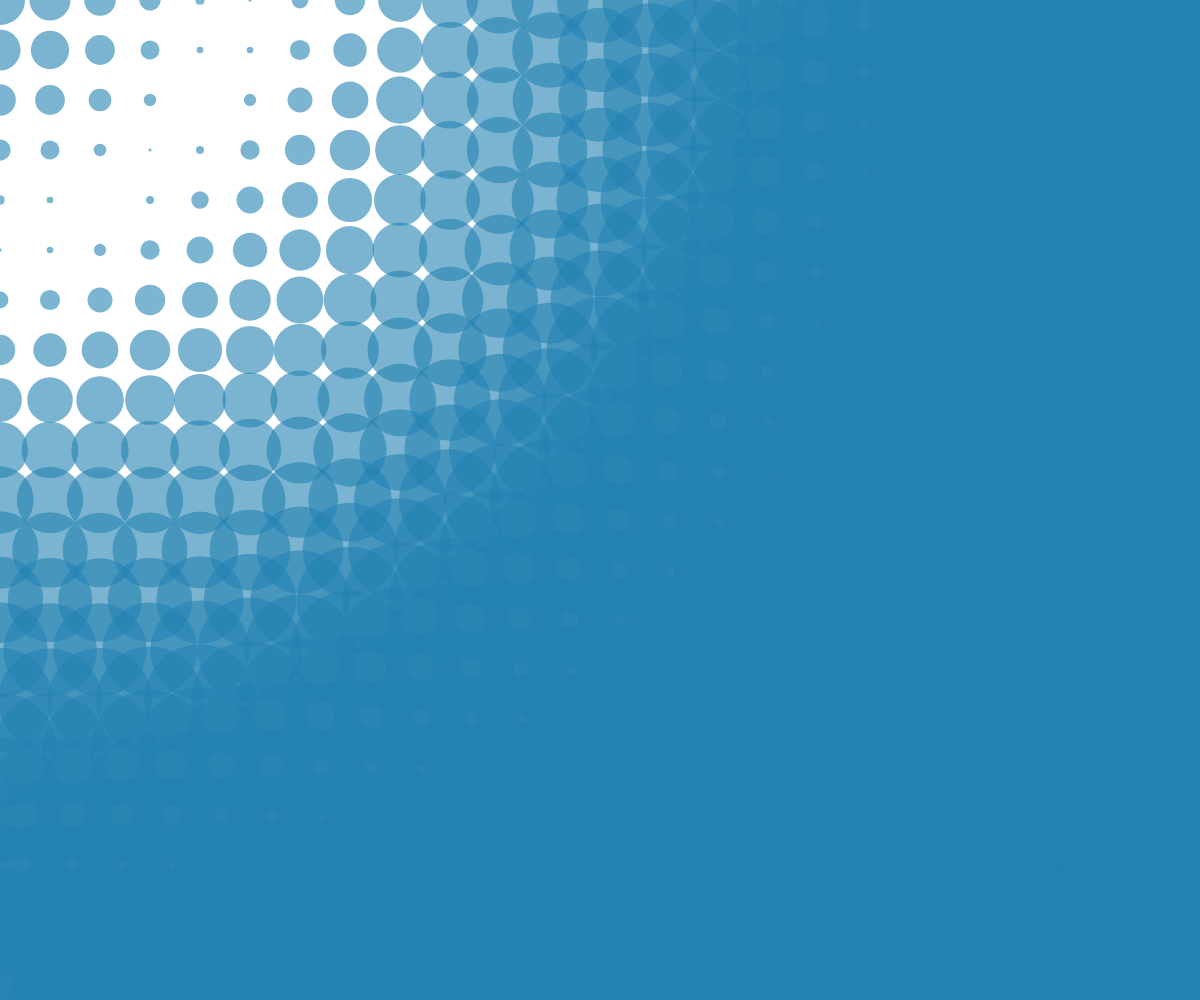
Frame 1 (no input)
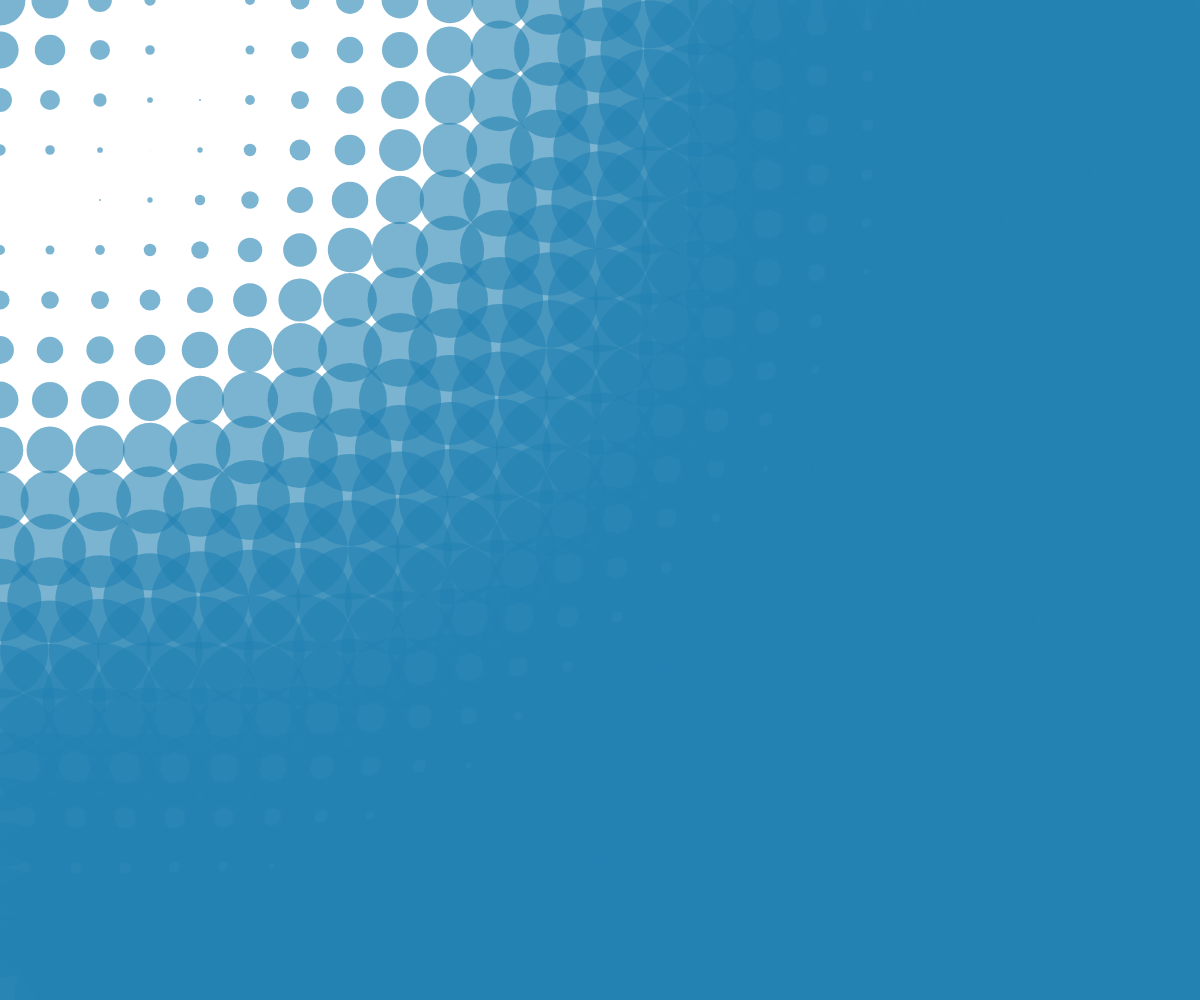
Frame 60 (no input)
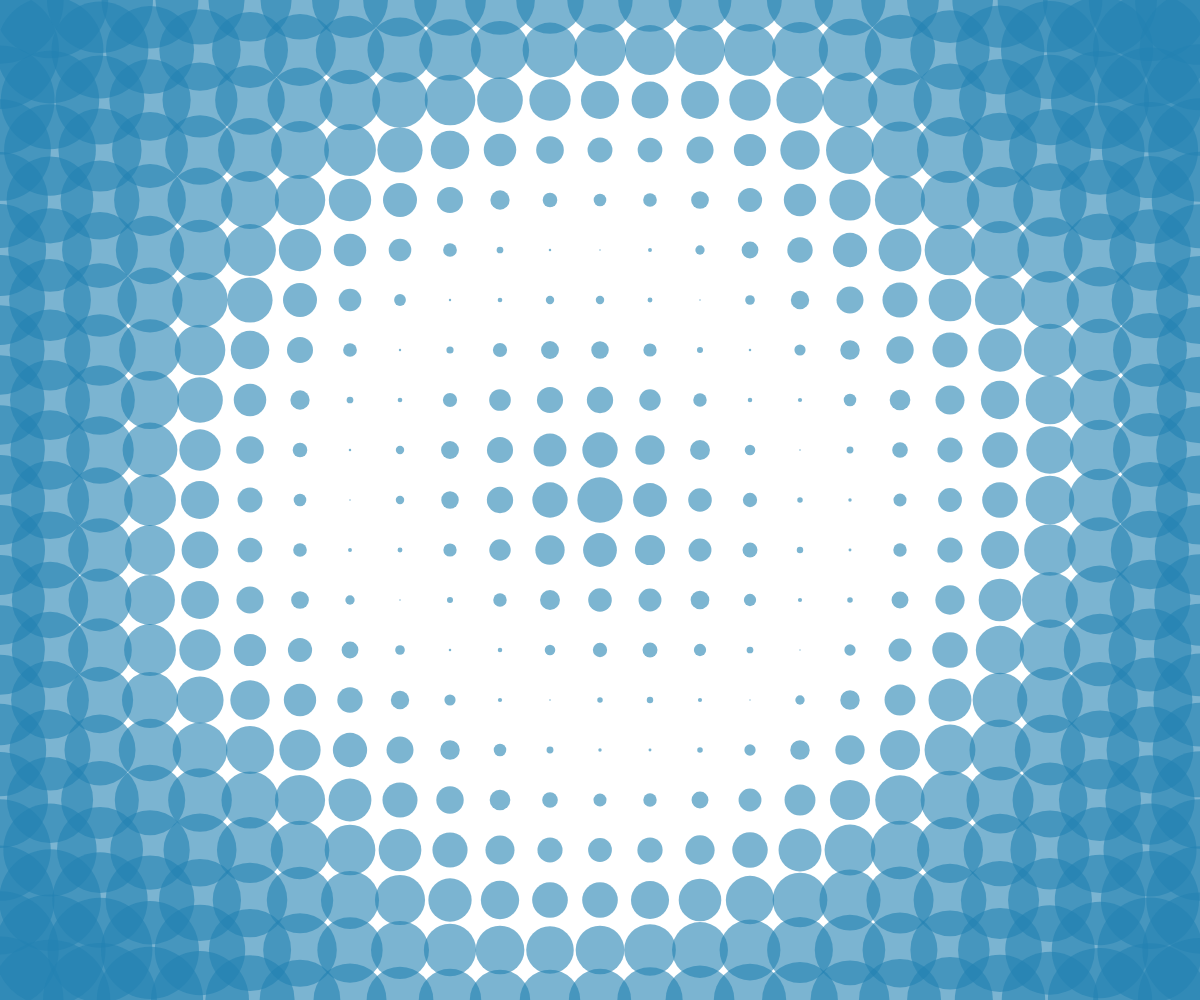
Frame 120 (the mouse pressed at the canvas centre since frame 60)

The p5.js sketch that drew these frames (run headless with seeded random() and noise() and a simulated clock; from frame 60 on, the mouse is pressed at the canvas centre):

// p5.js sketch
// ── sketch.js
// A beautiful sketch with circles.
// A grid of expanding and contracting circles. Basically an animation

let t = 0;

// A variable to control animation

function setup() {
  
  createCanvas(windowWidth, windowHeight);
  
  noStroke(); 
  
  // No outline for the shapes
  
  colorMode(HSB, 360, 100, 100, 100); 
  // Use HSB (hue, saturation, brightness) color mode with transparency
}



function draw() {
  background('white'); 
  // White background

  for (let x = 0; x <= width; x += 50) {
    
    for (let y = 0; y <= height; y += 50) {
      
      // Calculate the distance from the mouse position
      //changing the number leads to more or less distortation
      //lower the number...more combined the circles are and vice versa
      
      let d = dist(mouseX, mouseY, x, y);
      
      // The closer the mouse, lesser the proximity
      
      let size = map(d, 0, 200, 50, 5);

      // Use a sine wave to make the circles pulse
      
      let pulse = sin(t+(x * 0.01) + (y * 0.01)) * 5;

      // Set the fill color with transparency
      
      fill(200, 80, 70, 60);
      //hsba again

      // Draw the circle
      circle(x, y, size+pulse);
    }
  }

  t += 0.05; 
  //the time variable keeps increasing for animation
}

function windowResized() {
  resizeCanvas(windowWidth, windowHeight);
}
